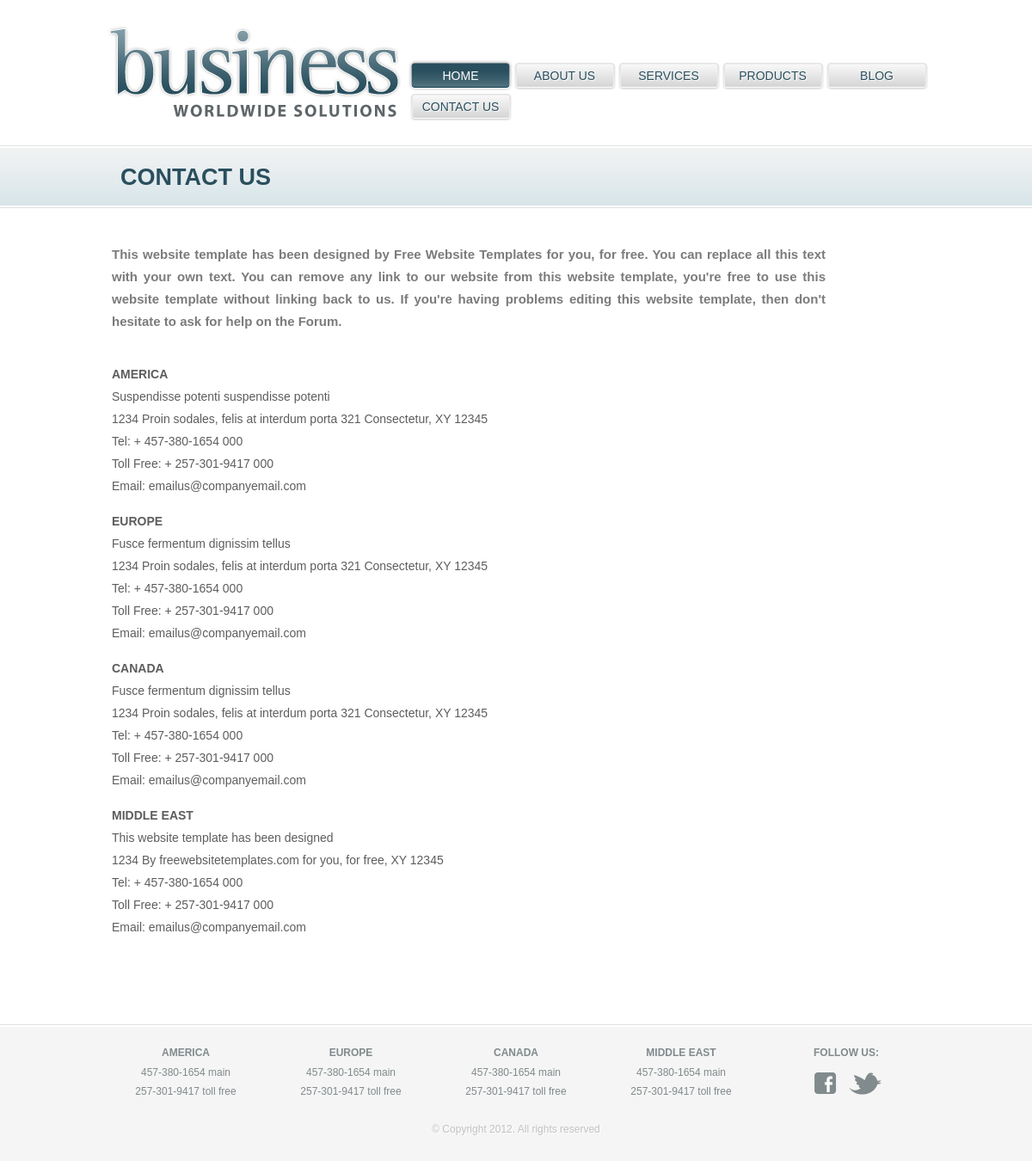
Page /contact/ on the committed database.
### contact/models.py (models this page shows)
class Contact(models.Model):
    c_heading = models.TextField(default='default heading...')
    c_paragraphs = models.TextField(default='default content...')

### contact/views.py (the view)
# urls.py: path('contact/', contact_detail_view, name='contact'),
def contact_detail_view(request):
    obj = Contact.objects.get(id=1)
    context = {
        'object': obj,
    }
    return render(request,'contact.html',context)

### templates/contact.html (shortened to what this page needs)
{% load static %}
<!DOCTYPE html>
<html>
<head>
<link rel="stylesheet" type="text/css" href="{% static 'style.css' %}" media="all" />
</head>
<body>
  {% include 'nav.html' %}
	<div id="body">
		<div class="contact">
			<h1>{{object.c_heading}}</h1>
			<p>{{object.c_paragraphs}}</p>
			<div>
			<h3>AMERICA</h3>
				<ul>
					<li>Suspendisse potenti suspendisse potenti</li>
					<li>1234 Proin sodales, felis at interdum porta 321 Consectetur, XY 12345</li>
					<li>Tel: + 457-380-1654 000</li>
					<li>Toll Free: + 257-301-9417 000</li>
					<li>Email: emailus@companyemail.com</li>
				</ul>
			<h3>EUROPE</h3>
				<ul>
					<li>Fusce fermentum dignissim tellus</li>
					<li>1234 Proin sodales, felis at interdum porta 321 Consectetur, XY 12345</li>
					<li>Tel: + 457-380-1654 000</li>
					<li>Toll Free: + 257-301-9417 000</li>
					<li>Email: emailus@companyemail.com</li>
				</ul>
			<h3>CANADA</h3>
				<ul>
					<li>Fusce fermentum dignissim tellus</li>
					<li>1234 Proin sodales, felis at interdum porta 321 Consectetur, XY 12345</li>
					<li>Tel: + 457-380-1654 000</li>
					<li>Toll Free: + 257-301-9417 000</li>
					<li>Email: emailus@companyemail.com</li>
				</ul>
			<h3>MIDDLE EAST</h3>
				<ul>
					<li>This website template has been designed</li>
					<li>1234 By freewebsitetemplates.com for you, for free, XY 12345</li>
					<li>Tel: + 457-380-1654 000</li>
					<li>Toll Free: + 257-301-9417 000</li>
					<li>Email: emailus@companyemail.com</li>
				</ul>
			</div>
		</div>
	</div>
		<div id="footer">
			<div>
				<div>
					<h3>america</h3>
					<ul>
						<li>457-380-1654 main</li>
						<li>257-301-9417 toll free</li>
					</ul>
				</div>
				<div>
					<h3>europe</h3>
					<ul>
						<li>457-380-1654 main</li>
						<li>257-301-9417 toll free</li>
					</ul>
				</div>
				<div>
					<h3>canada</h3>
					<ul>
						<li>457-380-1654 main</li>
						<li>257-301-9417 toll free</li>
					</ul>
				</div>
				<div>
					<h3>middle east</h3>
					<ul>
						<li>457-380-1654 main</li>
						<li>257-301-9417 toll free</li>
					</ul>
				</div>
				<div>
					<h3>follow us:</h3>
					<a class="facebook" href="http://facebook.com/freewebsitetemplates" target="_blank">facebook</a>
					<a class="twitter" href="http://twitter.com/fwtemplates" target="_blank">twitter</a>
				</div>
			</div>
			<div>
				<p>&copy Copyright 2012. All rights reserved</p>
			</div>
		</div>
	</body>
</html>

### templates/style.css (style rules this page uses)
body { font-family: Arial, Helvetica, sans-serif; margin:0; padding: 0; }
#body { background: url(images/bg-content.gif) repeat-x top left; margin: 0; padding: 0; min-width: 960px; }
#body .contact, #body .about, #body .services, #body .blog { margin: 0 auto; padding: 25px 10px 50px 10px; width: 940px; }
#body h1 { color: #2a4f5e; font-size: 27px; font-weight: bold; height: 74px; line-height: 74px; margin: 0; padding: 0; text-indent: 10px; text-transform: uppercase; }
#body .contact p { color: #7b7b7b; font-size: 15px; font-weight: bold; line-height: 26px; margin: 0; padding: 40px 0; text-align: justify; width: 830px; }
#body .contact div { margin: 0; padding: 0 0 30px 0; }
#body .contact div h3 { color: #5d5d5d; font-size: 14px; font-weight: bold; margin: 0; padding: 0 0 5px 0; }
#body .contact div ul { margin: 0; padding: 0 0 20px 0; }
#body .contact div ul li { color: #5d5d5d; font-size: 14px; list-style: none; margin: 0; padding: 5px 0; }
#footer { background: #f5f5f5 url(images/bg-footer.gif) repeat-x top left; margin: 0; min-width: 960px; padding: 0; }
#footer div { margin: 0 auto; overflow: hidden; padding: 26px 0 0; width: 960px; }
#footer div div { float: left; margin: 0; padding: 0; text-align: center; width: 192px; }
#footer div div h3 { color: #818a8c; font-size: 12px; font-weight: bold; margin: 0 0 5px 0; padding: 0; text-transform: uppercase; }
#footer div div ul, #footer div div ul li { margin: 0; list-style: none; padding: 0; }
#footer div div ul li { font-size: 12px; line-height: 22px; color: #818a8c; }
#footer div a.facebook, #footer div a.twitter { display: block; float: left; height: 27px; margin: 10px 0 0; text-indent: -99999em; width: 40px; }
#footer div a.facebook, #footer div a.twitter { background: url(images/icons.gif) no-repeat; }
#footer div a.facebook { background-position: 0 0; margin: 10px 0 0 58px; _margin: 10px 0 0 28px; }
#footer div a.twitter { background-position: 0 -37px; }
#footer div p { color: #c1c1c1; font-size: 12px; margin: 0; padding: 0 0 30px 0; text-align: center; text-shadow: 1px 1px 1px #fff; }

### rows in the picture
Contact: c_heading "CONTACT US", c_paragraphs "This website template has been designed by Free Website Templates for you, for free. You can replace all this text with your own text. You can remove any link to our website from this website template, you're free to use this website template without linking back to us. If you're having problems editing this website template, then don't hesitate to ask for help on the Forum."
